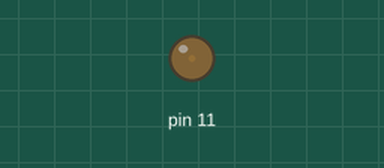
Bench run of a sketch on a simulated Arduino Uno, built with avr-gcc and run on an emulated ATmega328P. On the bench: output pins drawn as LEDs (lit = HIGH). What the sketch prints to the serial monitor is not drawn.

Above: at 0.05 s.
At 2.3 s:
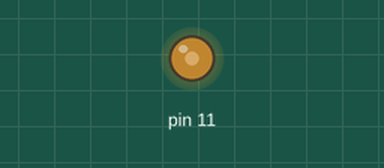
At 4.6 s:
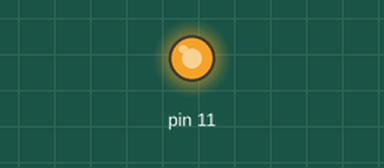
At 9.15 s:
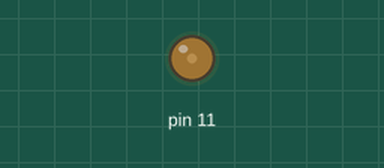
Timing chart, 0 to 13.3 s (numbered marks = the images above):
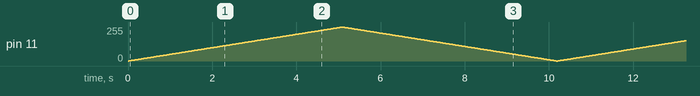

The sketch:

lab1ex6_0-g4.ino
```cpp
void setup() {
  // put your setup code here, to run once:
  Serial.begin(115200);
  pinMode(11, OUTPUT);

}

float TriangleWave(float t, float p){
  float result;

  result = 2. * abs(t/p - floor( (t/p) + (1./2.)) );
  return result;
}

void loop() {
  // put your main code here, to run repeatedly:
  float P = 2.;
  static float T;
  float k;

  T = T + 0.0001;

  k = TriangleWave(T, P);
  Serial.println(k);
  //delay(50);
  analogWrite(11, 255*k);


}
```
